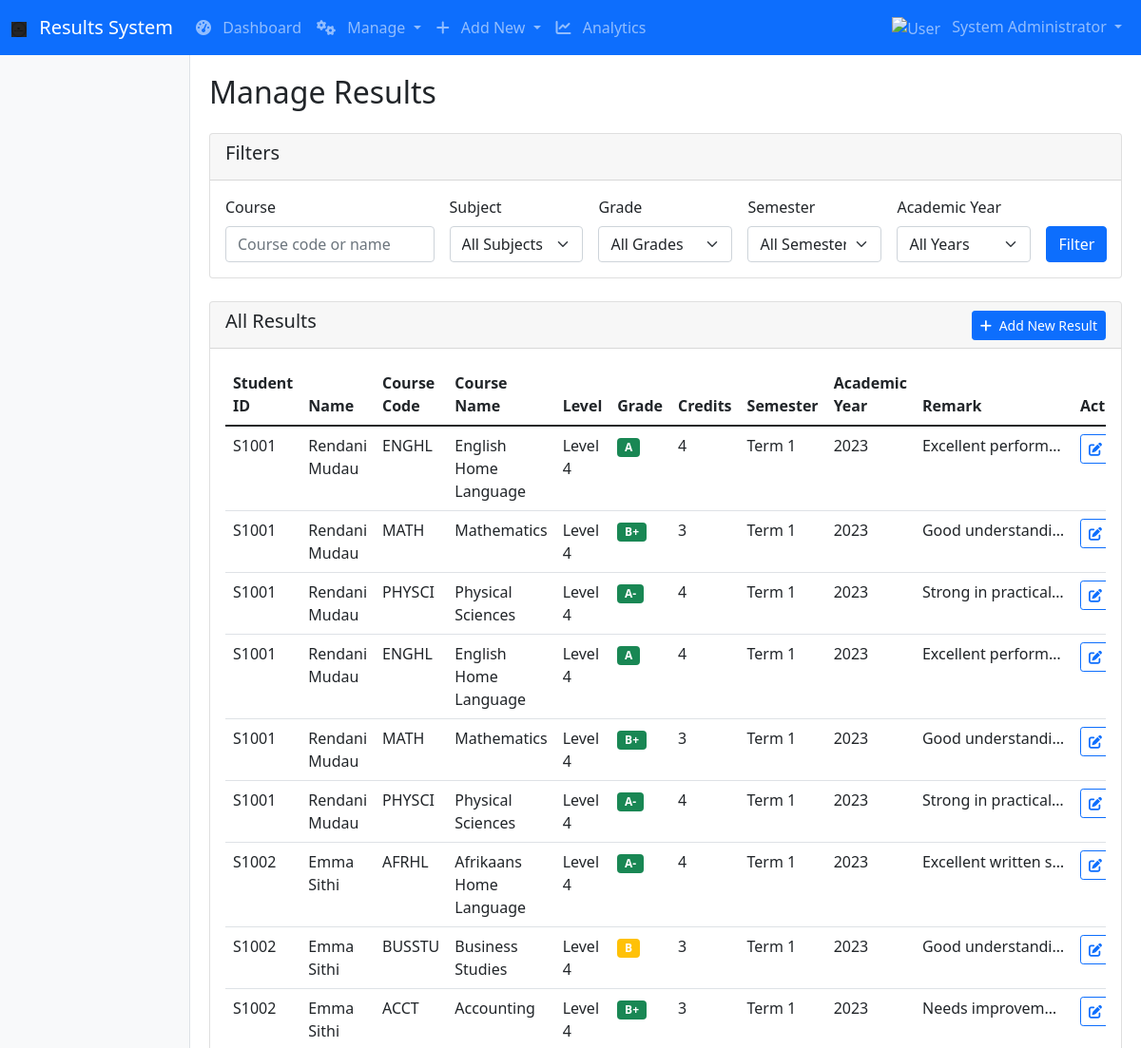
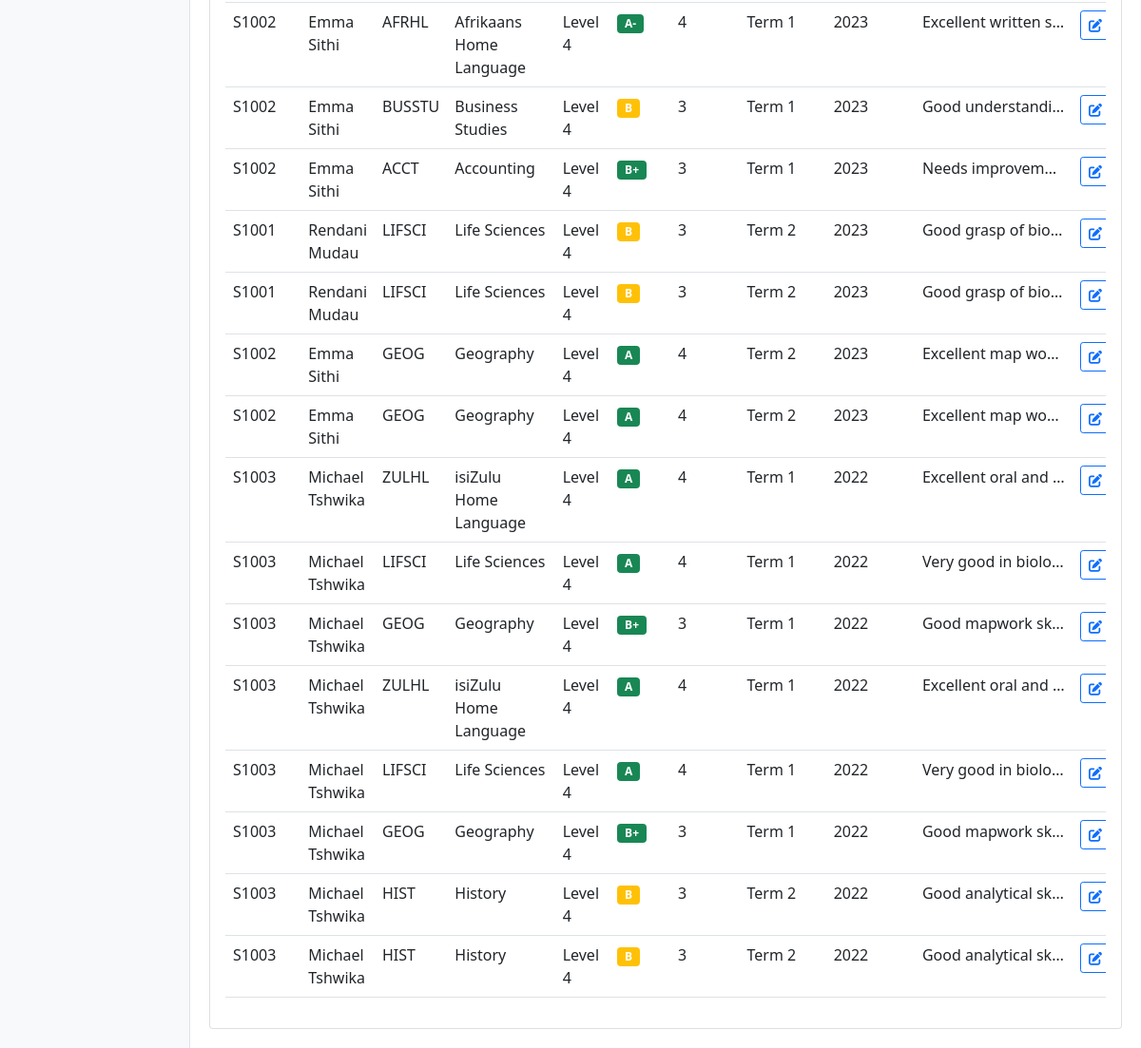
/admin/results (signed in), run on the app's committed database (2 pictures, top to bottom).
### tables this page shows
CREATE TABLE results
                 (id INTEGER PRIMARY KEY AUTOINCREMENT,
                 student_id TEXT NOT NULL,
                 course_code TEXT NOT NULL,
                 course_name TEXT NOT NULL,
                 subject_level TEXT,
                 grade TEXT NOT NULL,
                 credits INTEGER,
                 semester TEXT NOT NULL,
                 academic_year TEXT NOT NULL,
                 remark TEXT,
                 created_at TEXT DEFAULT CURRENT_TIMESTAMP,
                 updated_at TEXT DEFAULT CURRENT_TIMESTAMP,
                 FOREIGN KEY (student_id) REFERENCES students (student_id));

CREATE TABLE students
                 (id INTEGER PRIMARY KEY AUTOINCREMENT,
                 student_id TEXT UNIQUE NOT NULL,
                 full_name TEXT NOT NULL,
                 email TEXT NOT NULL,
                 program TEXT,
                 year INTEGER,
                 date_of_birth TEXT,
                 phone_number TEXT,
                 address TEXT,
                 created_at TEXT DEFAULT CURRENT_TIMESTAMP);

### app.py (the view)
    def decorated_function(*args, **kwargs):
        if 'role' not in session or session['role'] != 'admin':
            flash('Admin access required.', 'danger')
            return redirect(url_for('login'))
        return f(*args, **kwargs)

### app.py (called while the page is built)
def get_db_connection():
    conn = sqlite3.connect('results.db')
    conn.row_factory = sqlite3.Row
    return conn

def admin_required(f):
    def decorated_function(*args, **kwargs):
        if 'role' not in session or session['role'] != 'admin':
            flash('Admin access required.', 'danger')
            return redirect(url_for('login'))
        return f(*args, **kwargs)
    decorated_function.__name__ = f.__name__
    return decorated_function

@app.context_processor
def utility_processor():
    def now(format='%Y-%m-%d %H:%M'):
        return datetime.now().strftime(format)
    return dict(now=now)

### templates/manage_results.html (shortened to what this page needs)
{% extends "base.html" %}
{% block content %}
<h2 class="mb-4">Manage Results</h2>
<div class="card mb-4">
    <div class="card-header">
        <h5>Filters</h5>
    </div>
    <div class="card-body">
        <form method="GET" class="row g-3">
            <div class="col-md-3">
                <label for="course" class="form-label">Course</label>
                <input type="text" class="form-control" id="course" name="course" value="{{ current_filters.course }}" placeholder="Course code or name">
            </div>
            <div class="col-md-2">
                <label for="subject" class="form-label">Subject</label>
                <select class="form-select" id="subject" name="subject">
                    <option value="">All Subjects</option>
                </select>
            </div>
            <div class="col-md-2">
                <label for="grade" class="form-label">Grade</label>
                <select class="form-select" id="grade" name="grade">
                    <option value="">All Grades</option>
                </select>
            </div>
            <div class="col-md-2">
                <label for="semester" class="form-label">Semester</label>
                <select class="form-select" id="semester" name="semester">
                    <option value="">All Semesters</option>
                </select>
            </div>
            <div class="col-md-2">
                <label for="year" class="form-label">Academic Year</label>
                <select class="form-select" id="year" name="year">
                    <option value="">All Years</option>
                </select>
            </div>
            <div class="col-md-1 d-flex align-items-end">
                <button type="submit" class="btn btn-primary">Filter</button>
            </div>
        </form>
    </div>
</div>
<div class="card">
    <div class="card-header d-flex justify-content-between align-items-center">
        <h5>All Results</h5>
        <a href="{{ url_for('add_result') }}" class="btn btn-primary btn-sm">
            <i class="fas fa-plus me-1"></i> Add New Result
        </a>
    </div>
    <div class="card-body">
        {% if results %}
        <div class="table-responsive">
            <table class="table table-hover">
                <thead>
                    <tr>
                        <th>Student ID</th>
                        <th>Name</th>
                        <th>Course Code</th>
                        <th>Course Name</th>
                        <th>Level</th>
                        <th>Grade</th>
                        <th>Credits</th>
                        <th>Semester</th>
                        <th>Academic Year</th>
                        <th>Remark</th>
                        <th>Actions</th>
                    </tr>
                </thead>
                <tbody>
                    {% for result in results %}
                    <tr>
                        <td>{{ result.student_id }}</td>
                        <td>{{ result.full_name }}</td>
                        <td>{{ result.course_code }}</td>
                        <td>{{ result.course_name }}</td>
                        <td>{{ result.subject_level or 'N/A' }}</td>
                        <td>
                            <span class="badge bg-{% if result.grade in ['A', 'A-', 'B+'] %}success{% elif result.grade in ['B', 'B-', 'C+'] %}warning{% else %}danger{% endif %}">
                                {{ result.grade }}
                            </span>
                        </td>
                        <td>{{ result.credits }}</td>
                        <td>{{ result.semester }}</td>
                        <td>{{ result.academic_year }}</td>
                        <td>
                            {% if result.remark %}
                            <span class="d-inline-block text-truncate" style="max-width: 150px;" title="{{ result.remark }}">
                                {{ result.remark }}
                            </span>
                            {% else %}
                            <span class="text-muted">No remark</span>
                            {% endif %}
                        </td>
                        <td>
                            <div class="btn-group btn-group-sm">
                                <a href="{{ url_for('edit_result', result_id=result.id) }}" class="btn btn-outline-primary" title="Edit">
                                    <i class="fas fa-edit"></i>
                                </a>
                            </div>
                        </td>
                    </tr>
                    {% endfor %}
                </tbody>
            </table>
        </div>
        {% else %}
        <p class="text-center">No results found.</p>
        {% endif %}
    </div>
</div>
{% endblock %}

### data on the page
results: student_id "S1001", full_name "Rendani Mudau", course_code "ENGHL", course_name "English Home Language", subject_level "Level 4", grade "A", credits "4", semester "Term 1", academic_year "2023", remark "Excellent perform…"
results: student_id "S1001", full_name "Rendani Mudau", course_code "MATH", course_name "Mathematics", subject_level "Level 4", grade "B+", credits "3", semester "Term 1", academic_year "2023", remark "Good understandi…"
results: student_id "S1001", full_name "Rendani Mudau", course_code "PHYSCI", course_name "Physical Sciences", subject_level "Level 4", grade "A-", credits "4", semester "Term 1", academic_year "2023", remark "Strong in practical…"
results: student_id "S1001", full_name "Rendani Mudau", course_code "ENGHL", course_name "English Home Language", subject_level "Level 4", grade "A", credits "4", semester "Term 1", academic_year "2023", remark "Excellent perform…"
results: student_id "S1001", full_name "Rendani Mudau", course_code "MATH", course_name "Mathematics", subject_level "Level 4", grade "B+", credits "3", semester "Term 1", academic_year "2023", remark "Good understandi…"
results: student_id "S1001", full_name "Rendani Mudau", course_code "PHYSCI", course_name "Physical Sciences", subject_level "Level 4", grade "A-", credits "4", semester "Term 1", academic_year "2023", remark "Strong in practical…"
results: student_id "S1002", full_name "Emma Sithi", course_code "AFRHL", course_name "Afrikaans Home Language", subject_level "Level 4", grade "A-", credits "4", semester "Term 1", academic_year "2023", remark "Excellent written s…"
results: student_id "S1002", full_name "Emma Sithi", course_code "BUSSTU", course_name "Business Studies", subject_level "Level 4", grade "B", credits "3", semester "Term 1", academic_year "2023", remark "Good understandi…"
results: student_id "S1002", full_name "Emma Sithi", course_code "ACCT", course_name "Accounting", subject_level "Level 4", grade "B+", credits "3", semester "Term 1", academic_year "2023", remark "Needs improvem…"
results: student_id "S1002", full_name "Emma Sithi", course_code "AFRHL", course_name "Afrikaans Home Language", subject_level "Level 4", grade "A-", credits "4", semester "Term 1", academic_year "2023", remark "Excellent written s…"
results: student_id "S1002", full_name "Emma Sithi", course_code "BUSSTU", course_name "Business Studies", subject_level "Level 4", grade "B", credits "3", semester "Term 1", academic_year "2023", remark "Good understandi…"
results: student_id "S1002", full_name "Emma Sithi", course_code "ACCT", course_name "Accounting", subject_level "Level 4", grade "B+", credits "3", semester "Term 1", academic_year "2023", remark "Needs improvem…"
results: student_id "S1001", full_name "Rendani Mudau", course_code "LIFSCI", course_name "Life Sciences", subject_level "Level 4", grade "B", credits "3", semester "Term 2", academic_year "2023", remark "Good grasp of bio…"
results: student_id "S1001", full_name "Rendani Mudau", course_code "LIFSCI", course_name "Life Sciences", subject_level "Level 4", grade "B", credits "3", semester "Term 2", academic_year "2023", remark "Good grasp of bio…"
results: student_id "S1002", full_name "Emma Sithi", course_code "GEOG", course_name "Geography", subject_level "Level 4", grade "A", credits "4", semester "Term 2", academic_year "2023", remark "Excellent map wo…"
results: student_id "S1002", full_name "Emma Sithi", course_code "GEOG", course_name "Geography", subject_level "Level 4", grade "A", credits "4", semester "Term 2", academic_year "2023", remark "Excellent map wo…"
results: student_id "S1003", full_name "Michael Tshwika", course_code "ZULHL", course_name "isiZulu Home Language", subject_level "Level 4", grade "A", credits "4", semester "Term 1", academic_year "2022", remark "Excellent oral and…"
results: student_id "S1003", full_name "Michael Tshwika", course_code "LIFSCI", course_name "Life Sciences", subject_level "Level 4", grade "A", credits "4", semester "Term 1", academic_year "2022", remark "Very good in biolo…"
results: student_id "S1003", full_name "Michael Tshwika", course_code "GEOG", course_name "Geography", subject_level "Level 4", grade "B+", credits "3", semester "Term 1", academic_year "2022", remark "Good mapwork sk…"
results: student_id "S1003", full_name "Michael Tshwika", course_code "ZULHL", course_name "isiZulu Home Language", subject_level "Level 4", grade "A", credits "4", semester "Term 1", academic_year "2022", remark "Excellent oral and…"
results: student_id "S1003", full_name "Michael Tshwika", course_code "LIFSCI", course_name "Life Sciences", subject_level "Level 4", grade "A", credits "4", semester "Term 1", academic_year "2022", remark "Very good in biolo…"
results: student_id "S1003", full_name "Michael Tshwika", course_code "GEOG", course_name "Geography", subject_level "Level 4", grade "B+", credits "3", semester "Term 1", academic_year "2022", remark "Good mapwork sk…"
results: student_id "S1003", full_name "Michael Tshwika", course_code "HIST", course_name "History", subject_level "Level 4", grade "B", credits "3", semester "Term 2", academic_year "2022", remark "Good analytical sk…"
results: student_id "S1003", full_name "Michael Tshwika", course_code "HIST", course_name "History", subject_level "Level 4", grade "B", credits "3", semester "Term 2", academic_year "2022", remark "Good analytical sk…"

### other printed values
{{ session.full_name }} "System Administrator"
